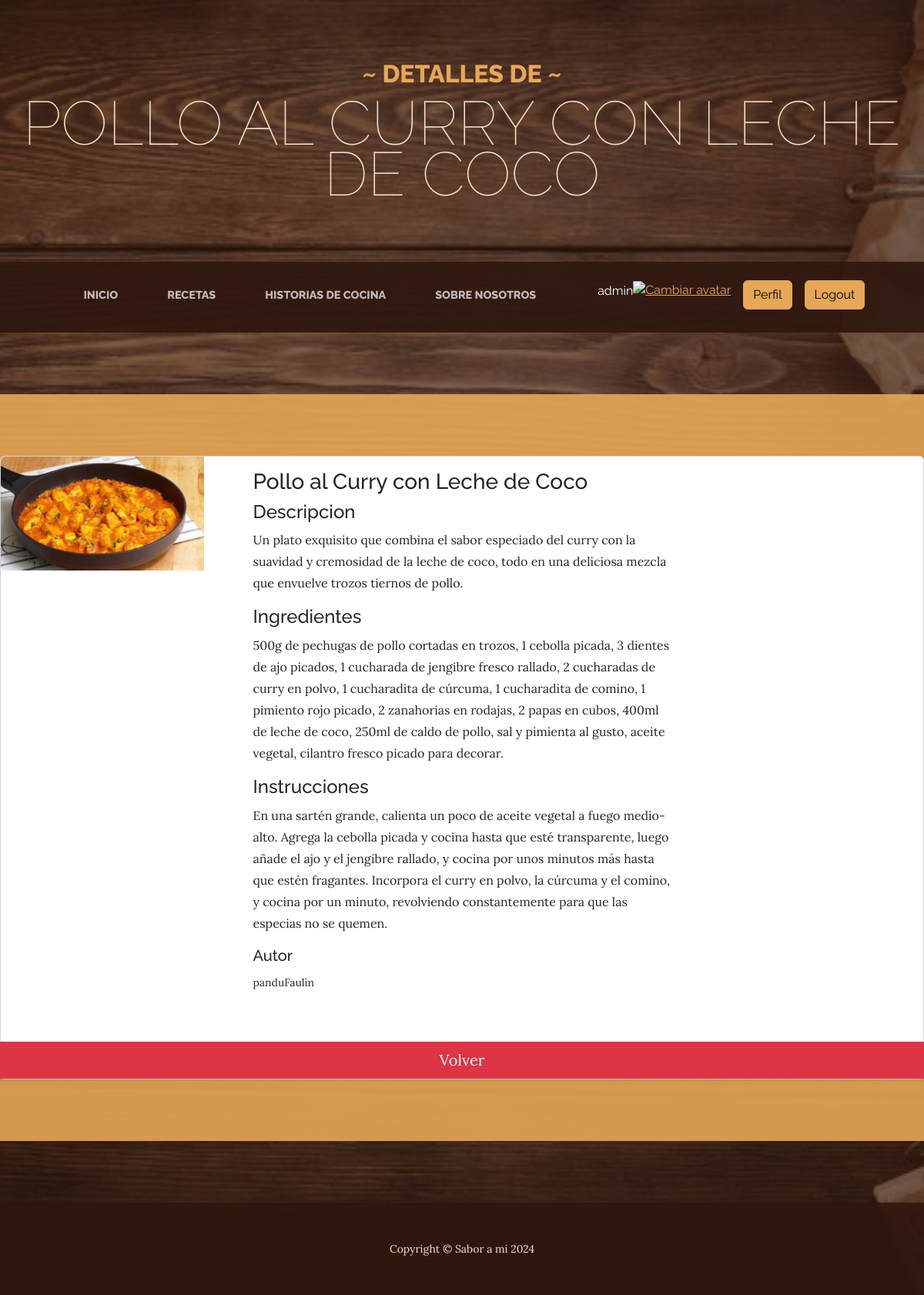
Screenshot of /receta_detalle/19/ (signed in) with the database file from the repository.
### recetasApp/models.py (models this page shows, shortened)
class Receta(models.Model):
    titulo = models.CharField(max_length=70)
    descripcion = models.TextField()
    ingredientes = models.TextField()
    instrucciones = models.TextField()
    autor = models.ForeignKey(User, on_delete=models.CASCADE, null=True)
    imagenReceta = models.ImageField(blank=True, upload_to="media/")
    class Meta:
        verbose_name = "receta"
        verbose_name_plural = "recetas"
        ordering = ["titulo"]

### recetasApp/views.py (the view)
# urls.py: path("receta_detalle/<id_receta>/", mostrarDetalles, name="receta_detalle"),
@login_required
def mostrarDetalles(request, id_receta):
    laRreceta = Receta.objects.get(id=id_receta)
    contexto = {"receta": laRreceta}
    return render(request, "recetasApp/recetasDetalle.html", contexto)

### recetasApp/templates/recetasApp/recetasDetalle.html (shortened to what this page needs)
{% extends 'recetasApp/recetas.html' %} {% block Titulo %}
<header>
  <h1 class="site-heading text-center text-faded d-none d-lg-block">
    <span class="site-heading-upper text-primary mb-3">~ Detalles de ~</span>
    <span class="site-heading-lower">{{receta.titulo}}</span>
  </h1>
</header>
{% endblock Titulo %} {% block Contenido %}
<section class="page-section cta about-heading text:center">
  <div class="card border-1">
    <div class="row g-5">
      <div class="col-md-3">
        <img
          src="{{ receta.imagenReceta.url }}"
          class="img-fluid rounded-start"
        />
      </div>
      <div class="col-md-6">
        <div class="card-body">
          <h3 class="card-title">{{receta.titulo}}</h3>
          <h4>Descripcion</h4>
          <p class="card-text">{{receta.descripcion}}</p>
          <h4>Ingredientes</h4>
          <p class="card-text">{{receta.ingredientes}}</p>
          <h4>Instrucciones</h4>
          <p class="card-text">{{receta.instrucciones}}</p>
          <h5>Autor</h5>
          <p class="card-text">
            <small class="text-body-secondary">{{receta.autor}}</small>
          </p>
        </div>
      </div>
      <a href="{% url 'recetas' %}" class="btn btn-danger btn-lg">Volver</a>
    </div>
  </div>
</section>
{% endblock Contenido %}

### recetasApp/templates/recetasApp/index.html (shortened to what this page needs)
<!DOCTYPE html>
<html lang="en">
  <head>
    {% load static %}
    <link href="{%static 'css/styles.css'%}" rel="stylesheet" />
    <link
      rel="stylesheet"
      href="https://cdnjs.cloudflare.com/ajax/libs/font-awesome/6.4.0/css/all.min.css"
    />
  </head>
  <body>
    {% block Titulo %}{% endblock Titulo %}
    <nav class="navbar navbar-expand-lg navbar-dark py-lg-4" id="mainNav">
      <div class="container">
        <div class="collapse navbar-collapse" id="navbarSupportedContent">
          <ul class="navbar-nav mx-auto">
            <li class="nav-item px-lg-4">
              <a class="nav-link text-uppercase" href="{% url 'home'%}"
                >Inicio</a
              >
            </li>
            {% if user.is_authenticated %}
            <li class="nav-item px-lg-4">
              <a class="nav-link text-uppercase" href="{% url 'recetas'%}"
                >Recetas</a
              >
            </li>
            <li class="nav-item px-lg-4">
              <a
                class="nav-link text-uppercase"
                href="{% url 'historias_de_cocina'%}"
                >Historias de cocina</a
              >
            </li>
            <li class="nav-item px-lg-4">
              <a
                class="nav-link text-uppercase"
                href="{% url 'sobre_nosotros'%}"
                >Sobre nosotros</a
              >
            </li>
            <p style="color: white" class="ms-5">{{ user.username }}</p>
            <div class="text-center">
              <a href="{% url 'agregar_avatar' %}"
                ><img
                  src="{{ request.session.avatar }}"
                  height="30px"
                  weight="30px"
                  title="Cambiar avatar"
              /></a>
            </div>
            <li class="nav-item">
              <a class="btn btn-primary ms-3" href="{% url 'perfil'%}"
                >Perfil</a
              >
            </li>
            <li class="nav-item">
              <a class="btn btn-primary ms-3" href="{% url 'logout'%}"
                >Logout</a
              >
            </li>
            {% endif %}
          </ul>
        </div>
      </div>
    </nav>
    {% block Contenido %}{% endblock Contenido %}
    <footer class="footer text-faded text-center py-5">
      <div class="container">
        <p class="m-0 small">Copyright &copy; Sabor a mi 2024</p>
      </div>
    </footer>
  </body>
</html>

### rows the page displays
Receta: titulo "POLLO AL CURRY CON LECHE DE COCO", imagenReceta (picture), titulo "Pollo al Curry con Leche de Coco", descripcion "Un plato exquisito que combina el sabor especiado del curry con la suavidad y cremosidad de la leche de coco, todo en una deliciosa mezcla que envuelve trozos tiernos de pollo.", ingredientes "500g de pechugas de pollo cortadas en trozos, 1 cebolla picada, 3 dientes de ajo picados, 1 cucharada de jengibre fresco rallado, 2 cucharadas de curry en polvo, 1 cucharadita de cúrcuma, 1 cucharadita de comino, 1 pimiento rojo picado, 2 zanahorias en rodajas, 2 papas en cubos, 400ml de leche de coco, 250ml de caldo de pollo, sal y pimienta al gusto, aceite vegetal, cilantro fresco picado para decorar.", instrucciones "En una sartén grande, calienta un poco de aceite vegetal a fuego medio-alto. Agrega la cebolla picada y cocina hasta que esté transparente, luego añade el ajo y el jengibre rallado, y cocina por unos minutos más hasta que estén fragantes. Incorpora el curry en polvo, la cúrcuma y el comino, y cocina por un minuto, revolviendo constantemente para que las especias no se quemen.", autor "panduFaulin"

### other values shown
{{ user.username }} "admin"
